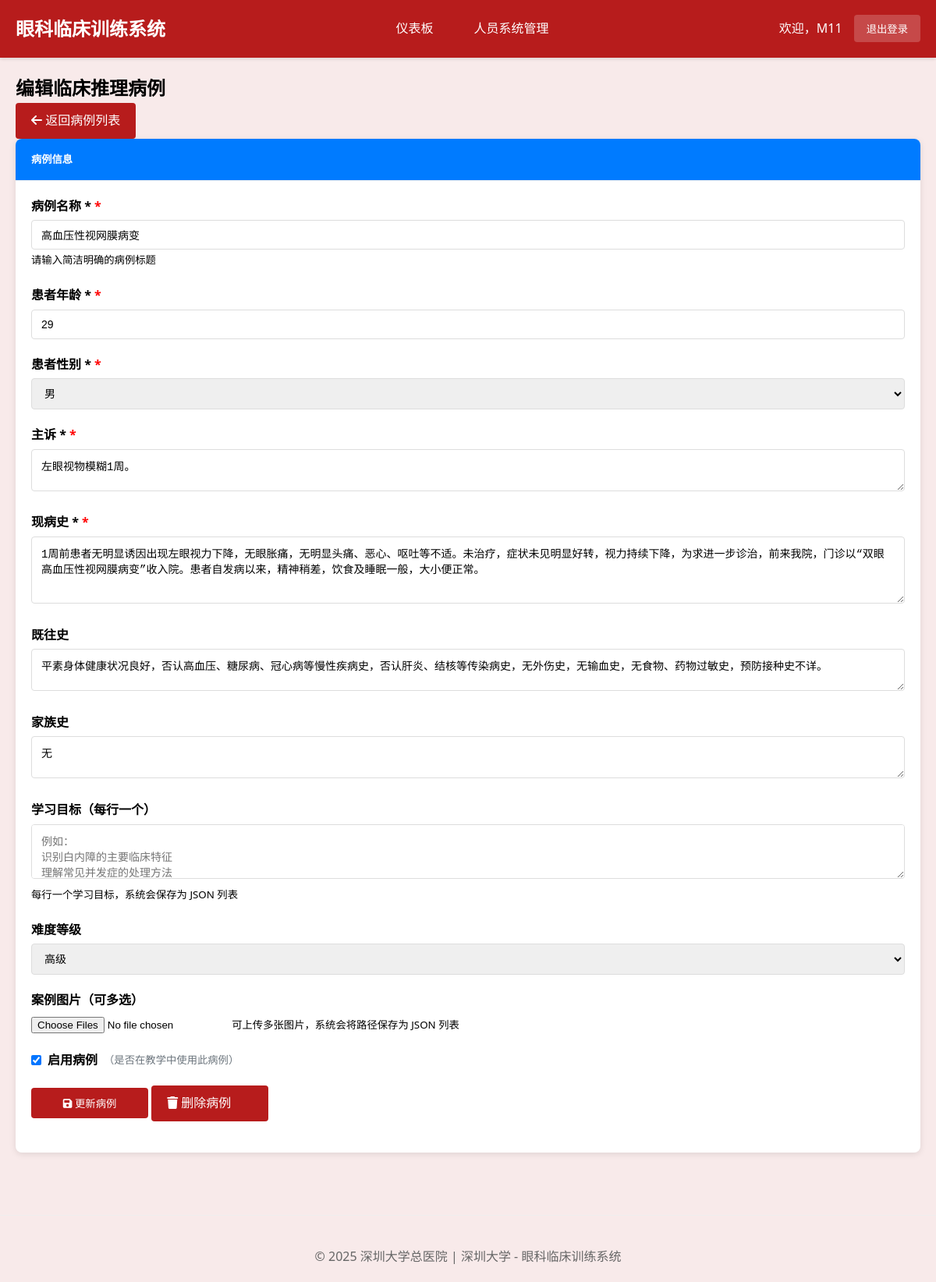
Page /teacher/clinical-cases/CC3676875A/edit/ (signed in) on the committed database.
### cases/models.py (models this page shows, shortened)
class ClinicalCase(models.Model):
    title = models.CharField(max_length=200, verbose_name="案例标题")
    case_id = models.CharField(max_length=50, unique=True, verbose_name="案例编号")
    patient_age = models.IntegerField(verbose_name="患者年龄")
    patient_gender = models.CharField(max_length=10, choices=[('M', '男'), ('F', '女')], verbose_name="患者性别")
    chief_complaint = models.TextField(verbose_name="主诉")
    present_illness = models.TextField(verbose_name="现病史")
    past_history = models.TextField(blank=True, verbose_name="既往史")
    family_history = models.TextField(blank=True, verbose_name="家族史")
    learning_objectives = models.JSONField(verbose_name="学习目标", help_text="JSON格式存储多个学习目标")
    difficulty_level = models.CharField(
        max_length=20,
        choices=[('beginner', '初级'), ('intermediate', '中级'), ('advanced', '高级')],
        default='intermediate',
        verbose_name="难度等级"
    )
    is_active = models.BooleanField(default=True, verbose_name="是否启用")
    created_by = models.ForeignKey(User, on_delete=models.CASCADE, verbose_name="创建者")
    created_at = models.DateTimeField(auto_now_add=True, verbose_name="创建时间")
    updated_at = models.DateTimeField(auto_now=True, verbose_name="更新时间")
    case_images = models.JSONField(blank=True, null=True, verbose_name="案例图片", help_text="存储图片路径的JSON数组")
    class Meta:
        verbose_name = "临床案例"
        verbose_name_plural = "临床案例"
        ordering = ['-created_at']

### cases/views.py (the view, shortened to what this page needs)
# urls.py: path('teacher/clinical-cases/<str:case_id>/edit/', views.teacher_clinical_case_edit, name='teacher_clinical_case_edit'),
@login_required
@user_passes_test(is_teacher, login_url='login')
def teacher_clinical_case_edit(request, case_id):
    case = get_object_or_404(ClinicalCase, case_id=case_id)
    context = {
        'case': case,
        'difficulty_choices': ClinicalCase._meta.get_field('difficulty_level').choices,
        'is_edit': True,
    }
    return render(request, 'teacher/clinical_case_form.html', context)

### cases/views.py (called while the page is built)
def is_teacher(user):
    return user.groups.filter(name='Teachers').exists() or user.is_superuser

### cases/templates/teacher/clinical_case_form.html (shortened to what this page needs)
{% extends 'base.html' %}
{% block content %}
<div class="container-fluid">
    <div class="row">
        <div class="col-12">
            <div class="d-flex justify-content-between align-items-center mb-3">
                <h2>{% if is_edit %}编辑临床推理病例{% else %}创建临床推理病例{% endif %}</h2>
                <a href="{% url 'teacher_clinical_case_list' %}" class="btn btn-secondary">
                    <i class="fas fa-arrow-left"></i> 返回病例列表
                </a>
            </div>
            <div class="card">
                <div class="card-header">
                    <h5 class="mb-0">病例信息</h5>
                </div>
                <div class="card-body">
                    <form method="post" enctype="multipart/form-data">
                        <div class="row">
                            <div class="col-md-8">
                                <div class="form-group">
                                    <label for="title" class="required">病例名称 *</label>
                                    <input type="text" class="form-control" id="title" name="title"
                                           value="{% if case %}{{ case.title }}{% endif %}"
                                           required maxlength="200"
                                           placeholder="请输入病例名称">
                                    <small class="form-text text-muted">请输入简洁明确的病例标题</small>
                                </div>
                                <div class="form-group">
                                    <label for="patient_age" class="required">患者年龄 *</label>
                                    <input type="number" class="form-control" id="patient_age" name="patient_age"
                                           value="{% if case %}{{ case.patient_age }}{% endif %}"
                                           required min="1" max="120"
                                           placeholder="例如：45">
                                </div>
                                <div class="form-group">
                                    <label for="patient_gender" class="required">患者性别 *</label>
                                    <select class="form-control" id="patient_gender" name="patient_gender" required>
                                        <option value="M" {% if case.patient_gender == 'M' %}selected{% endif %}>男</option>
                                    </select>
                                </div>
                                <div class="form-group">
                                    <label for="chief_complaint" class="required">主诉 *</label>
                                    <textarea class="form-control" id="chief_complaint" name="chief_complaint" rows="2" required
                                              placeholder="请输入主诉">{% if case %}{{ case.chief_complaint }}{% endif %}</textarea>
                                </div>
                                <div class="form-group">
                                    <label for="present_illness" class="required">现病史 *</label>
                                    <textarea class="form-control" id="present_illness" name="present_illness" rows="4" required
                                              placeholder="请输入现病史">{% if case %}{{ case.present_illness }}{% endif %}</textarea>
                                </div>
                                <div class="form-group">
                                    <label for="past_history">既往史</label>
                                    <textarea class="form-control" id="past_history" name="past_history" rows="2"
                                              placeholder="既往史（可选）">{% if case %}{{ case.past_history }}{% endif %}</textarea>
                                </div>
                                <div class="form-group">
                                    <label for="family_history">家族史</label>
                                    <textarea class="form-control" id="family_history" name="family_history" rows="2"
                                              placeholder="家族史（可选）">{% if case %}{{ case.family_history }}{% endif %}</textarea>
                                </div>
                                <div class="form-group">
                                    <label for="learning_objectives">学习目标（每行一个）</label>
                                    <textarea class="form-control" id="learning_objectives" name="learning_objectives" rows="3" placeholder="例如：&#10;识别白内障的主要临床特征&#10;理解常见并发症的处理方法"></textarea>
                                    <small class="form-text text-muted">每行一个学习目标，系统会保存为 JSON 列表</small>
                                </div>
                            </div>
                            <div class="col-md-4">
                                <div class="form-group">
                                    <label for="difficulty_level">难度等级</label>
                                    <select class="form-control" id="difficulty_level" name="difficulty_level">
                                        {% for value, label in difficulty_choices %}
                                        <option value="{{ value }}" {% if case.difficulty_level == value %}selected{% elif not case and value == 'intermediate' %}selected{% endif %}>{{ label }}</option>
                                        {% endfor %}
                                    </select>
                                </div>
                                <div class="form-group">
                                    <label for="case_images">案例图片（可多选）</label>
                                    <input type="file" class="form-control-file" id="case_images" name="case_images"
                                           accept="image/*" multiple>
                                    <small class="form-text text-muted">可上传多张图片，系统会将路径保存为 JSON 列表</small>
                                </div>
                                <div class="form-group">
                                    <div style="display: flex; align-items: center; gap: 8px;">
                                        <input type="checkbox" class="form-check-input" id="is_active" name="is_active"
                                               {% if not case or case.is_active %}checked{% endif %}
                                               style="margin: 0;">
                                        <label for="is_active" style="margin: 0; font-weight: 600;">
                                            启用病例
                                        </label>
                                        <small style="color: #6c757d; margin: 0;">（是否在教学中使用此病例）</small>
                                    </div>
                                </div>
                            </div>
                        </div>
                        <div class="form-group mt-4">
                            {% if is_edit %}
                            <div class="d-flex justify-content-center gap-3">
                                <button type="submit" class="btn btn-primary btn-lg" style="min-width: 150px;">
                                    <i class="fas fa-save"></i> 更新病例
                                </button>
                                <a href="{% url 'teacher_clinical_case_delete' case.case_id %}" class="btn btn-primary btn-lg" style="min-width: 150px;" onclick="return confirm('确定删除此病例吗？')">
                                    <i class="fas fa-trash"></i> 删除病例
                                </a>
                            </div>
                            {% endif %}
                        </div>
                    </form>
                </div>
            </div>
        </div>
    </div>
</div>
{% endblock %}

### cases/templates/base.html (shortened to what this page needs)
{% load static %}
<!DOCTYPE html>
<html lang="zh-cn">
<head>
    <link rel="stylesheet" href="https://cdnjs.cloudflare.com/ajax/libs/font-awesome/6.0.0/css/all.min.css">
</head>
<body>
    <header class="header">
        <div class="nav-container">
            <div class="logo">眼科临床训练系统</div>
            {% if user.is_authenticated %}
            <nav class="nav-links">
                {% if user.groups.all.0.name == 'Teachers' or user.is_superuser %}
                    <a href="{% url 'teacher_dashboard' %}">仪表板</a>
                    <a href="{% url 'system_management' %}">人员系统管理</a>
                {% else %}
                    <a href="{% url 'student_dashboard' %}">我的学习</a>
                    <a href="{% url 'clinical_case_list' %}">临床推理学习</a>
                    <a href="{% url 'student_learning_notes' %}">学习笔记</a>
                {% endif %}
            </nav>
            <div class="user-info">
                <span>欢迎，{{ user.get_full_name|default:user.username }}</span>
                <form method="post" action="{% url 'logout' %}" style="display: inline;">
                    <button type="submit" class="logout-btn">退出登录</button>
                </form>
            </div>
            {% endif %}
        </div>
    </header>
    <main class="container">
        {% block content %}{% endblock %}
    </main>
    <footer class="footer">
        <p>&copy; 2025 深圳大学总医院 | 深圳大学 - 眼科临床训练系统</p>
    </footer>
</body>
</html>

### cases/templates/base.html (style rules this page uses)
* { margin: 0; padding: 0; box-sizing: border-box; }
body { font-family: 'Segoe UI', Tahoma, Geneva, Verdana, sans-serif; background: #f8eaea; line-height: 1.6; }
.header { background: #b71c1c; color: white; padding: 1rem 0; box-shadow: 0 2px 4px rgba(0,0,0,0.1); }
.nav-container { max-width: 1200px; margin: 0 auto; padding: 0 20px; display: flex; justify-content: space-between; align-items: center; }
.logo { font-size: 1.5rem; font-weight: bold; }
.nav-links { display: flex; gap: 20px; }
.nav-links a { color: white; text-decoration: none; padding: 8px 16px; border-radius: 4px; transition: background 0.3s; }
.user-info { display: flex; align-items: center; gap: 15px; }
.logout-btn { background: rgba(255,255,255,0.2); color: white; border: none; padding: 8px 16px; border-radius: 4px; cursor: pointer; text-decoration: none; }
.container { max-width: 1200px; margin: 0 auto; padding: 20px; }
.btn { display: inline-block; padding: 10px 20px; background: #b71c1c; color: white; text-decoration: none; border-radius: 4px; border: none; cursor: pointer; transition: background 0.3s; }
.card { background: white; border-radius: 8px; box-shadow: 0 2px 8px rgba(0,0,0,0.1); margin-bottom: 20px; }
.card-header { padding: 16px 20px; border-bottom: 1px solid #eee; font-weight: bold; background: #f8f9fa; border-radius: 8px 8px 0 0; }
.card-body { padding: 20px; }
.form-group { margin-bottom: 20px; }
.form-group label { display: block; margin-bottom: 5px; font-weight: bold; }
.form-control { width: 100%; padding: 10px 12px; border: 1px solid #ddd; border-radius: 4px; font-size: 14px; }
.footer { text-align: center; color: #666; padding: 40px 0 20px 0; margin-top: 40px; border-top: 1px solid #eee; }

### cases/templates/teacher/clinical_case_form.html (style rules this page uses)
.card-header { background-color: #007bff; color: white; }
.card-header h5 { color: white; }
.required::after { content: " *"; color: red; }
.form-group label { font-weight: 600; margin-bottom: 5px; }

### rows in the picture
ClinicalCase: title "高血压性视网膜病变", patient_age "29", patient_gender "男", chief_complaint "左眼视物模糊1周。", present_illness "1周前患者无明显诱因出现左眼视力下降，无眼胀痛，无明显头痛、恶心、呕吐等不适。未治疗，症状未见明显好转，视力持续下降，为求进一步诊治，前来我院，门诊以“双眼高血压性视网膜病变”收入院。患者自发病以来，精神稍差，饮食及睡眠一般，大小便正常。", past_history "平素身体健康状况良好，否认高血压、糖尿病、冠心病等慢性疾病史，否认肝炎、结核等传染病史，无外伤史，无输血史，无食物、药物过敏史，预防接种史不详。", family_history "无", difficulty_level "高级", is_active "☑"

### other values in the picture
{{ user.get_full_name|default:user.username }} "M11"
